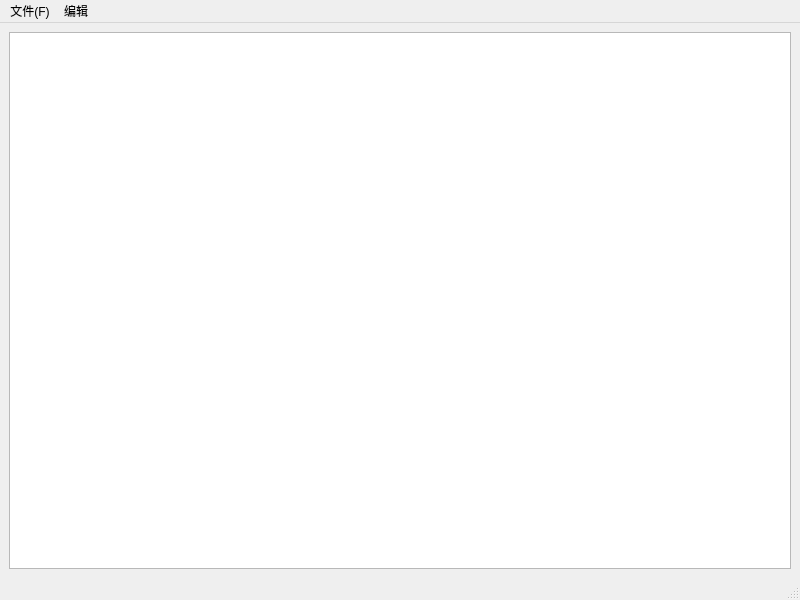
<?xml version="1.0" encoding="UTF-8"?>
<ui version="4.0">
 <class>MainWindow</class>
 <widget class="QMainWindow" name="MainWindow">
  <property name="geometry">
   <rect>
    <x>0</x>
    <y>0</y>
    <width>800</width>
    <height>600</height>
   </rect>
  </property>
  <property name="windowTitle">
   <string>MainWindow</string>
  </property>
  <widget class="QWidget" name="centralwidget">
   <layout class="QVBoxLayout" name="verticalLayout">
    <item>
     <widget class="QTextEdit" name="textEdit">
      <property name="autoFillBackground">
       <bool>false</bool>
      </property>
     </widget>
    </item>
   </layout>
  </widget>
  <widget class="QMenuBar" name="menubar">
   <property name="geometry">
    <rect>
     <x>0</x>
     <y>0</y>
     <width>800</width>
     <height>21</height>
    </rect>
   </property>
   <widget class="QMenu" name="menu_F">
    <property name="title">
     <string>文件(F)</string>
    </property>
    <addaction name="newAction"/>
    <addaction name="openAction"/>
    <addaction name="saveActionSlot"/>
   </widget>
   <widget class="QMenu" name="menu">
    <property name="title">
     <string>编辑</string>
    </property>
   </widget>
   <addaction name="menu_F"/>
   <addaction name="menu"/>
  </widget>
  <widget class="QStatusBar" name="statusbar"/>
  <action name="newAction">
   <property name="text">
    <string>新建(N)</string>
   </property>
  </action>
  <action name="openAction">
   <property name="text">
    <string>打开</string>
   </property>
  </action>
  <action name="saveActionSlot">
   <property name="text">
    <string>保存(ctrl+S)</string>
   </property>
  </action>
 </widget>
 <resources/>
 <connections/>
</ui>
